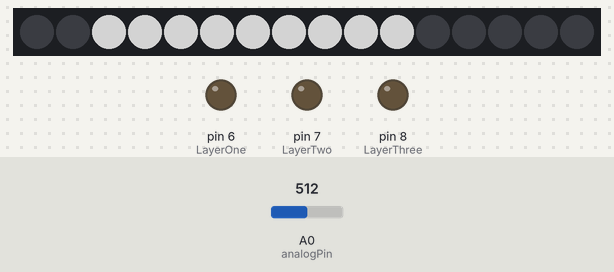
Bench run of a sketch on a simulated Arduino Uno, built with avr-gcc and run on an emulated ATmega328P. Parts: 16 RGB LEDs in strip order, left to right, output pins drawn as LEDs (lit = HIGH). The test bench sets the inputs (shaded band); at power-on: A0 (analogPin) = 512. Dim RGB values are drawn brighter than linear; pins used as bus, display or sensor lines are not drawn.

Above: at 1.2 s.
1.3 s: A0 (analogPin) set to 0
At 2.5 s:
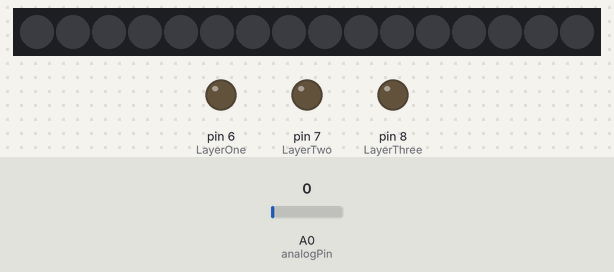
2.8 s: A0 (analogPin) set to 17
At 3.6 s:
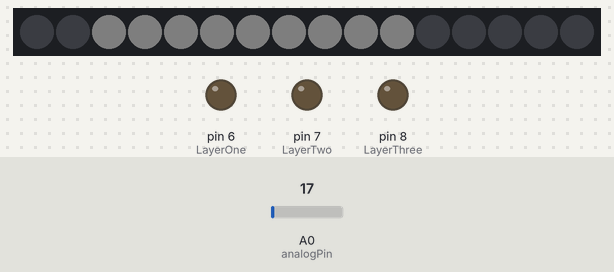
4.3 s: A0 (analogPin) set to 122
Timing chart, 0 to 7.3 s (numbered marks = the images above; inputs shaded):
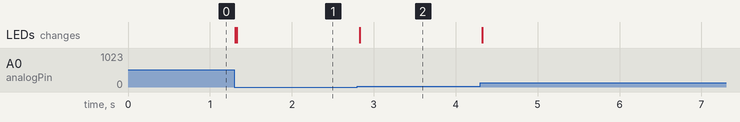

Measured:
- after the input at 1.3 s, the LEDs: first change at once (image 1 shows a later state)
- after the input at 2.8 s, the LEDs: change at once (image 2)

The sketch:

msgeq7_with_leds_sketch.ino
```cpp
#include "Tlc5940.h"

#define LayerOne 6   // PD6 (pin 11 of chip)
#define LayerTwo 7     //  PD7 (pin 12 of chip)
#define LayerThree 8    //   PB0 (pin 13 of chip)

#define analogPin 0    // read from multiplexer using analog input 0
#define strobePin 2   // strobe is attached to digital pin 2
#define resetPin 4  // reset is attached to digital pin 3
int spectrumValue[7]; // to hold a2d values

void setup()
{

 //msg setup
 Serial.begin(9600);
 pinMode(analogPin, INPUT);
 pinMode(strobePin, OUTPUT);
 pinMode(resetPin, OUTPUT);
 analogReference(DEFAULT);

 digitalWrite(resetPin, LOW);
 digitalWrite(strobePin, HIGH);


 //tlc setup
 pinMode(LayerOne, OUTPUT);
 pinMode(LayerTwo, OUTPUT);
 pinMode(LayerThree, OUTPUT);

 Tlc.init();

 digitalWrite(LayerOne, LOW);
 digitalWrite(LayerTwo, LOW);
 digitalWrite(LayerThree, LOW);
}

void loop()
{
 digitalWrite(resetPin, HIGH);
 digitalWrite(resetPin, LOW);

 for (int i = 0; i < 7; i++)
 {

 digitalWrite(strobePin, LOW);
 delayMicroseconds(30); // to allow the output to settle
 spectrumValue[i] = analogRead(analogPin);


 if (i<=1) Tlc.set(i+9,4*spectrumValue[i]);
 if (i<=5) Tlc.set(i+20,4*spectrumValue[i]);
 if (i<=7) Tlc.set(i+2,4*spectrumValue[i]);
 Tlc.update();

 digitalWrite(strobePin, HIGH);
 }
}
```
